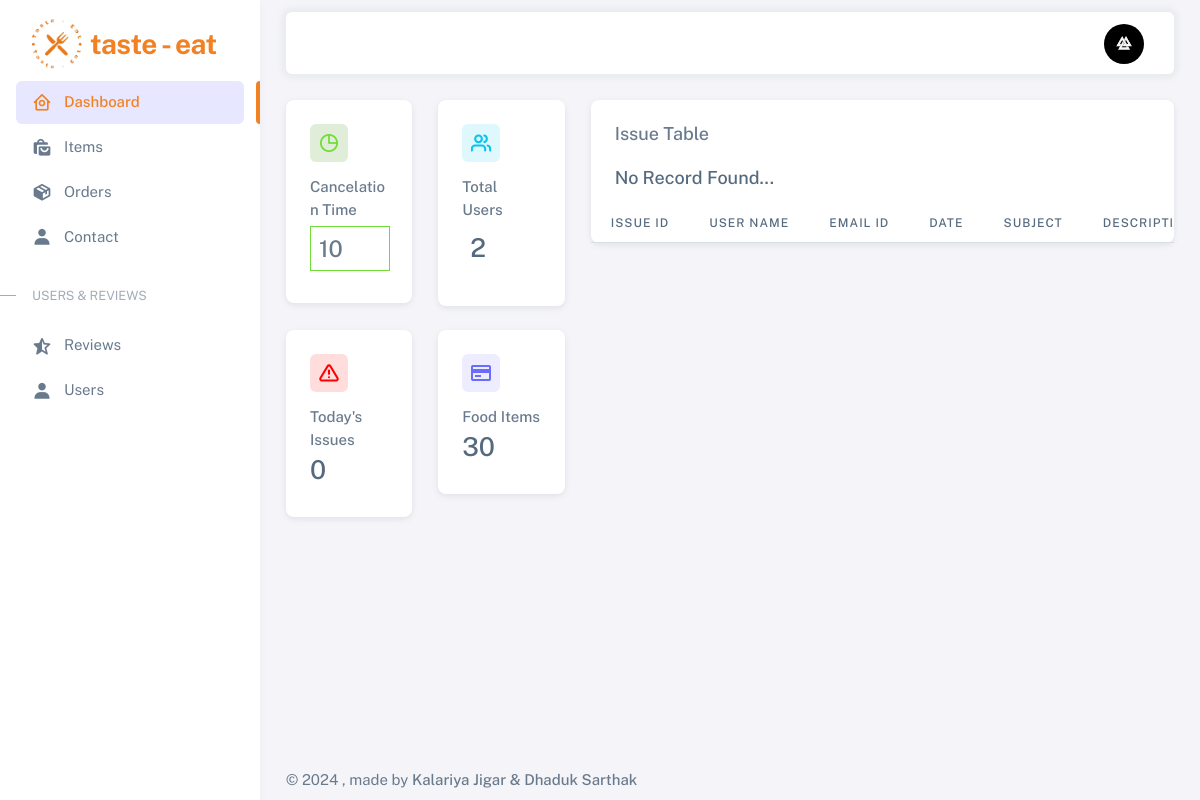
Page /index2.php (signed in) on the committed database.
### tables this page shows
CREATE TABLE `register` (
  `username` varchar(250) NOT NULL,
  `email` varchar(250) NOT NULL,
  `password` varchar(250) NOT NULL,
  `user` varchar(250) NOT NULL,
  `profilepic` varchar(250) NOT NULL,
  `token` varchar(250) NOT NULL
);

CREATE TABLE `cancelation_time` (
  `cancelation_id` varchar(250) NOT NULL,
  `time` varchar(250) NOT NULL
);

### index2.php (the view, shortened to what the rows shown need)
<?php include './admin_include/header.php' ?>
<div class="content-wrapper">
  <div class="container-xxl flex-grow-1 container-p-y">
    <div class="row">
      <div class="col-lg-4 col-md-4 order-1">
        <div class="row">
          <div class="col-lg-6 col-md-12 col-6 mb-4">
            <div class="card">
              <div class="card-body">
                <?php
                $q_cancelation = "SELECT * FROM `cancelation_time`";
                $q_cancelation_r = mysqli_query($con, $q_cancelation);
                if (mysqli_num_rows($q_cancelation_r) == 1) {
                  $cancelation_row = mysqli_fetch_assoc($q_cancelation_r);
                ?>
                  <form method="post">
                    <div class="card-title d-flex align-items-start justify-content-between">
                      <div class="avatar flex-shrink-0">
                        <button type="submit" name="cancelation_btn" style="border: none; padding: 0px; border-radius: 0.375rem !important;">
                          <img src="./admin/assets/img/icons/unicons/chart-success.png" alt="chart success" class="rounded" />
                        </button>
                      </div>
                    </div>
                    <span class="fw-medium d-block mb-1">Cancelation Time</span>
                    <input type="number" class="card-title mb-2 px-2" value="<?php echo $cancelation_row['time']; ?>" min="0" max="20" name="cancelation_time" style="width: 80px; height: 45px; border: 1px solid #72dd39; font-size: calc(1.1rem + 0.45vw); font-weight: 500;" />
                  </form>
                <?php
                }
                ?>
              </div>
            </div>
          </div>
        </div>
      </div>
      <div class="col-12 col-lg-8 order-2 order-md-3 order-lg-2 mb-4">
        <div class="card">
          <div class="table-responsive text-nowrap">
            <table class="table">
              <thead>
                <tr>
                  <th>Issue ID</th>
                  <th>User Name</th>
                  <th>Email Id</th>
                  <th>Date</th>
                  <th>Subject</th>
                  <th>Description</th>
                </tr>
              </thead>
            </table>
          </div>
        </div>
      </div>
    </div>
  </div>
  <?php include './admin_include/footer.php' ?>

### admin_include/header.php (shortened to what the rows shown need)
<?php include_once 'connection.php' ?>
<!DOCTYPE html>
<html lang="en" class="light-style layout-menu-fixed layout-compact" dir="ltr" data-theme="theme-default" data-assets-path="./admin/assets/" data-template="vertical-menu-template-free">
<head>
  <link rel="stylesheet" href="./admin/assets/vendor/fonts/boxicons.css" />
  <link rel="stylesheet" href="./admin/assets/vendor/css/core.css" class="template-customizer-core-css" />
  <link rel="stylesheet" href="./admin/assets/vendor/css/theme-default.css" class="template-customizer-theme-css" />
  <link rel="stylesheet" href="./admin/assets/css/demo.css" />
  <link rel="stylesheet" href="./admin/assets/vendor/libs/perfect-scrollbar/perfect-scrollbar.css" />
  <link rel="stylesheet" href="./admin/assets/vendor/libs/apex-charts/apex-charts.css" />
</head>
<body>
  <div class="layout-wrapper layout-content-navbar">
    <div class="layout-container">
      <div class="layout-page">
        <nav class="layout-navbar container-xxl navbar navbar-expand-xl navbar-detached align-items-center bg-navbar-theme" id="layout-navbar">
          <div class="navbar-nav-right d-flex align-items-center" id="navbar-collapse">
            <ul class="navbar-nav flex-row align-items-center ms-auto">
              <?php
              $username = $_SESSION['u'];
              $q_register = "SELECT * FROM `register` WHERE `username`='$username'";
              $q_register_r = mysqli_query($con, $q_register);
              if (mysqli_num_rows($q_register_r) == 1) {
                $register_row = mysqli_fetch_assoc($q_register_r);
              ?>
                <li class="nav-item navbar-dropdown dropdown-user dropdown">
                  <a class="nav-link dropdown-toggle hide-arrow" href="javascript:void(0);" data-bs-toggle="dropdown">
                    <div class="avatar">
                      <img src="uploaded_image/<?php echo $register_row['profilepic'] ?>" alt class="w-px-40 h-auto rounded-circle" />
                    </div>
                  </a>
                </li>
              <?php
              }
              ?>
            </ul>
          </div>
        </nav>

### rows in the picture
register: profilepic (picture)
cancelation_time: cancelation_time "10"

### other values in the picture
$total_users_counter "2"
$today_issue_counter "0"
$food_items_counter "30"
